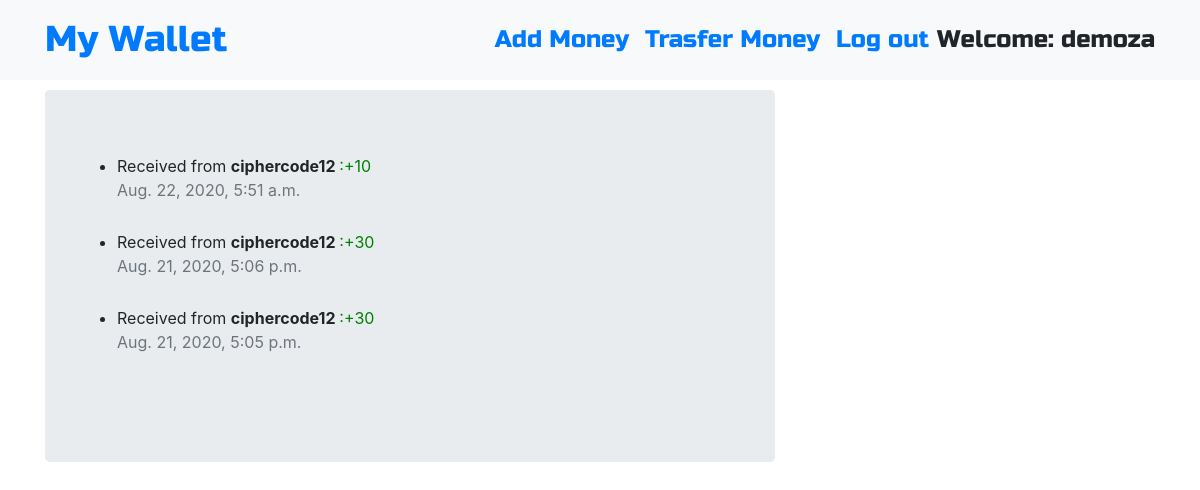
The page /wallet/passbook/ (signed in) on the database its author committed.
### wallet/models.py (models this page shows)
class Transaction(models.Model):
    sender = models.CharField(max_length=255, null=True)
    receiver = models.CharField(max_length=255, null=True)
    amount=models.IntegerField(default = 0)
    timestamp = models.DateTimeField(max_length=255, null=True)

### wallet/views.py (the view)
# urls.py: path('passbook/', views.passbook, name='passbook'),
def passbook(request):
    send_money = Transaction.objects.filter(sender=request.user).order_by('-timestamp')
    receive_money = Transaction.objects.filter(receiver=request.user).order_by('-timestamp')
    wallet_money  =Transaction.objects.filter(sender=request.user,receiver=request.user).order_by('-timestamp')
    context ={'send_money':send_money ,'receive_money':receive_money, 'wallet_money':wallet_money}
    return render(request,'wallet/passbook.html',context)

### templates/wallet/passbook.html (shortened to what this page needs)
{% extends "base.html" %}
{% block content %}
<div class="jumbotron">
<ul>
    {% for ph in receive_money %}
    {% if ph.sender != ph.receiver %}
    <li>
        Received from <b> {{ph.sender}} </b> <span style='color:green'> :+{{ph.amount }}</span> <br> <div class="mb-1 text-muted">{{ph.timestamp}}</div>
    </li>
    <br>
    {% endif %}
    {% endfor %}
</ul>
</div>
{% endblock %}

### templates/base.html (shortened to what this page needs)
<!DOCTYPE html>
{% load static %}
<html>
  <head>
    <link rel="stylesheet" href="https://stackpath.bootstrapcdn.com/bootstrap/4.1.3/css/bootstrap.min.css"
>
    <link href="https://maxcdn.bootstrapcdn.com/font-awesome/4.7.0/css/font-awesome.min.css" rel="stylesheet">
    <link rel="stylesheet" href="//cdn.jsdelivr.net/medium-editor/latest/css/medium-editor.min.css" type="text/css" media="screen" charset="utf-8">
    <link rel="stylesheet" href="{% static 'css/blog.css' %}">
  </head>
  <body class='loader'>
    <nav class="navbar navbar-expand-lg bg-light techfont">
      <div class="container">
        <div class="navbar-nav align-items-center">
          <a class="navbar-brand bigbrand" href="{% url 'dashboard' %}">My Wallet </a>
        </div>
        <div class="navbar-nav align-items-center ml-auto">
          {% if user.is_authenticated %}
            <a class="nav-item nav-link" href="{% url 'addmoney' %}">Add Money</a>
            <a class="nav-item nav-link" href="{% url 'transfer' %}">Trasfer Money</a>
            <a class="nav-item nav-link" href="{% url 'logout' %}">Log out</a>
            <a >Welcome: {{ user.username }}</a>
          {% else %}
            <a class="nav-item nav-link" href="{% url 'signup' %}">Sign up</a>
            <a class="nav-item nav-link" href="{% url 'login' %}" aria-label="Login">
              <span class="fa fa-user" aria-hidden="true"></span></a>
          {% endif %}
        </div>
      </div>
    </nav>
          <div class="content container">
              <div class="row">
                  <div class="col-md-8">
                    <div class="blog_posts">
                      {% block content %}
                      {% endblock %}
                    </div>
                  </div>
              </div>
          </div>
  </body>
</html>

### static/css/blog.css (style rules this page uses)
.techfont { font-family: 'Russo One', sans-serif; font-size: 1.5em; margin-bottom: 10px; }
.bigbrand { font-size: 1.5em; }
.loader { filter:hue-rotate(0deg); color: linear-gradient(45deg,#0f8,#08f); animation:hue 5000ms infinite linear; }

### rows shown on the page
Transaction: sender "ciphercode12", amount "10", timestamp "Aug. 22, 2020, 5:51 a.m."
Transaction: sender "ciphercode12", amount "30", timestamp "Aug. 21, 2020, 5:06 p.m."
Transaction: sender "ciphercode12", amount "30", timestamp "Aug. 21, 2020, 5:05 p.m."

### other values the page prints
{{ user.username }} "demoza"
